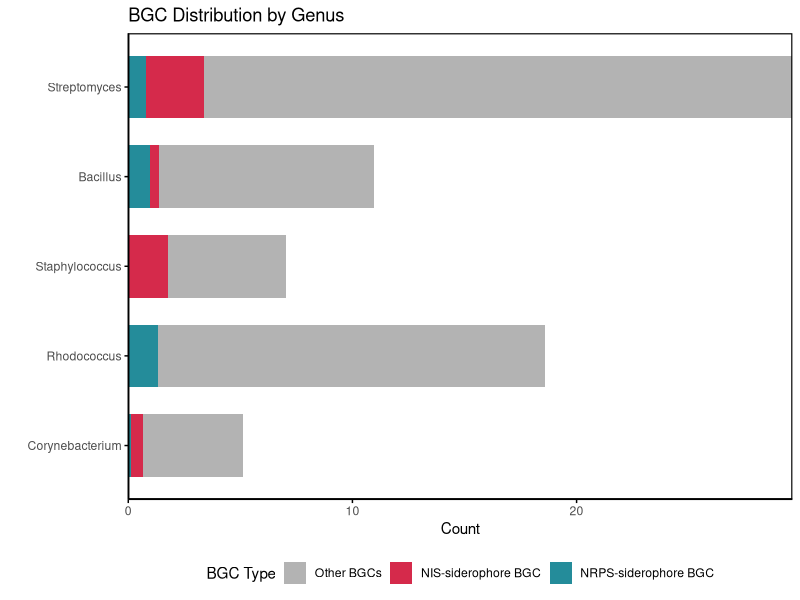

Generate this figure with R:
library(dplyr)
data = read.csv('../input/summ_genus.csv',row.names = 1)
data <- data %>%
  mutate(
    NIS = ifelse(grepl("NI-siderophore", syn_type), 1, 0),
    NRPS = ifelse(grepl("NRP-metallophore", syn_type), 1, 0)
  )
data_summary <- data %>%
  group_by(Genus) %>%
  summarise(
    NIS_count = sum(NIS),
    NRPS_count = sum(NRPS),
    Total = n()
  )
SM_info = read.csv("../input/genus_gbk_summary.csv")
SM_info$Genus[3] = 'Bacillus'
SM_info_ordered <- SM_info[match(data_summary$Genus, SM_info$Genus), ]
SecondMeta_sider_info <- cbind(data_summary, SM_info_ordered)
SecondMeta_sider_info$Total_secondmeta = SecondMeta_sider_info$Total_gbk_Files - SecondMeta_sider_info$Subfolder_Count
SecondMeta_sider_info$average_sm = SecondMeta_sider_info$Total_secondmeta/SecondMeta_sider_info$Subfolder_Count
library(ggplot2)
library(dplyr)
library(tidyr)
library(forcats)
SecondMeta_sider_info = SecondMeta_sider_info[,-5]
data_long <- SecondMeta_sider_info %>%
  
  mutate(Other_BGC = Total_secondmeta - NIS_count - NRPS_count) %>%
  
  select(Genus, NIS_count, NRPS_count, Other_BGC, Subfolder_Count) %>%
 
  pivot_longer(cols = c(NIS_count, NRPS_count, Other_BGC),
               names_to = "BGC_Type",
               values_to = "Count") %>%

  group_by(Genus) %>%
  mutate(Total = sum(Count)) %>%
  ungroup() %>%
  mutate(Genus = fct_reorder(Genus, Total))

# add labels
data_long$BGC_Type <- factor(data_long$BGC_Type,
                             levels = c("Other_BGC", "NIS_count", "NRPS_count"),
                             labels = c("Other BGCs", "NIS-siderophore BGC", "NRPS-siderophore BGC"))
data_long$average_counts = data_long$Count/data_long$Subfolder_Count
# plot
p <- ggplot(data_long, aes(x = average_counts, y = Genus, fill = BGC_Type)) +
  geom_col(width = 0.7) +
  scale_fill_manual(values = c(
    "Other BGCs" = "grey70",
    "NIS-siderophore BGC" = "#d52a4b",
    "NRPS-siderophore BGC" = "#248c9a"
  )) +
  scale_x_continuous(expand = c(0, 0)) +  
  theme_minimal() +
  labs(
    title = "BGC Distribution by Genus",
    x = "Count",
    y = "",
    fill = "BGC Type"
  ) +
  theme(
    panel.grid = element_blank(),                        
    axis.line = element_line(color = "black"),          
    axis.ticks = element_line(color = "black"),          
    panel.border = element_rect(color = "black", fill = NA, size = 0.8), 
    legend.position = "bottom"
  )

p

